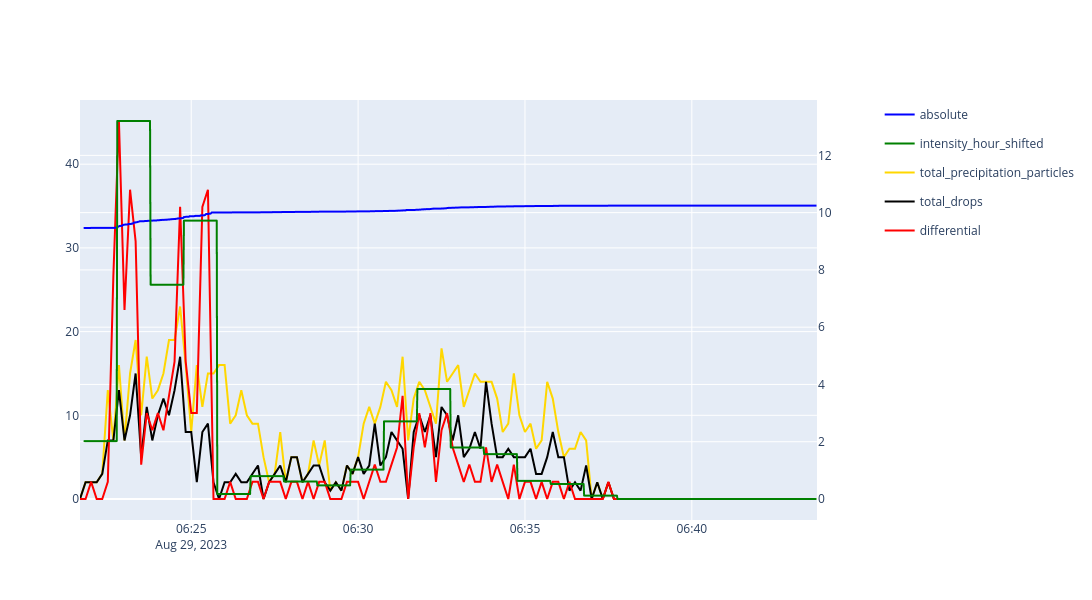

The cell this chart's notebook holds for it:
### Code cell
fig1 = px.line(df.precipitation.absolute)
fig1.update_traces(line=dict(color="blue"), connectgaps=True)
fig2 = px.line(df.precipitation.differential.resample("10s").sum() * 60)
fig2.update_traces(line=dict(color="red"))
fig3 = px.line(df.precipitation.intensity_hour_shifted)
fig3.update_traces(line=dict(color="green"), connectgaps=True)
# fig6 = px.line(df.precipitation.intensity_hour)
# fig6.update_traces(line=dict(color="lightgreen"))
fig4 = px.line(df.precipitation.total_precipitation_particles.resample("10s").sum())
fig4.update_traces(line=dict(color="gold"))
fig5 = px.line(df.precipitation.total_drops.resample("10s").sum())
fig5.update_traces(line=dict(color="black"))
# fig6 = px.line(df.

# Create a subplot with secondary y-axis
fig = make_subplots(specs=[[{"secondary_y": True}]])

# Add the traces from fig1, fig3, fig4, and fig5 to the primary y-axis
for trace in fig1.data + fig3.data + fig4.data + fig5.data:
    fig.add_trace(trace, secondary_y=False)

# Add the traces from fig2 to the secondary y-axis
for trace in fig2.data:
    fig.add_trace(trace, secondary_y=True)

# Update the layout
fig.update_layout(width=1400, height=600)

fig.show()

### Figure 1 — Plotly figure (JSON) as saved in the notebook; plotly's stock layout.template omitted (floating-point values rounded to 4 significant figures; data arrays with more than 128 entries replaced by an {"elided": "..."} marker saying what was removed)
{"data": [{"connectgaps": true, "hovertemplate": "variable=absolute<br>Timestamp=%{x}<br>value=%{y}<extra></extra>", "legendgroup": "absolute", "line": {"color": "blue", "dash": "solid"}, "marker": {"symbol": "circle"}, "mode": "lines", "name": "absolute", "showlegend": true, "type": "scattergl", "x": {"elided": "1318 str values"}, "xaxis": "x", "y": {"elided": "1318 float values"}, "yaxis": "y"}, {"connectgaps": true, "hovertemplate": "variable=intensity_hour_shifted<br>Timestamp=%{x}<br>value=%{y}<extra></extra>", "legendgroup": "intensity_hour_shifted", "line": {"color": "green", "dash": "solid"}, "marker": {"symbol": "circle"}, "mode": "lines", "name": "intensity_hour_shifted", "showlegend": true, "type": "scattergl", "x": {"elided": "1318 str values"}, "xaxis": "x", "y": {"elided": "1318 float values"}, "yaxis": "y"}, {"hovertemplate": "variable=total_precipitation_particles<br>Timestamp=%{x}<br>value=%{y}<extra></extra>", "legendgroup": "total_precipitation_particles", "line": {"color": "gold", "dash": "solid"}, "marker": {"symbol": "circle"}, "mode": "lines", "name": "total_precipitation_particles", "orientation": "v", "showlegend": true, "type": "scatter", "x": {"elided": "133 str values"}, "xaxis": "x", "y": {"elided": "133 float values"}, "yaxis": "y"}, {"hovertemplate": "variable=total_drops<br>Timestamp=%{x}<br>value=%{y}<extra></extra>", "legendgroup": "total_drops", "line": {"color": "black", "dash": "solid"}, "marker": {"symbol": "circle"}, "mode": "lines", "name": "total_drops", "orientation": "v", "showlegend": true, "type": "scatter", "x": {"elided": "133 str values"}, "xaxis": "x", "y": {"elided": "133 float values"}, "yaxis": "y"}, {"hovertemplate": "variable=differential<br>Timestamp=%{x}<br>value=%{y}<extra></extra>", "legendgroup": "differential", "line": {"color": "red", "dash": "solid"}, "marker": {"symbol": "circle"}, "mode": "lines", "name": "differential", "orientation": "v", "showlegend": true, "type": "scatter", "x": {"elided": "133 str values"}, "xaxis": "x", "y": {"elided": "133 float values"}, "yaxis": "y2"}], "layout": {"height": 600, "width": 1400, "xaxis": {"anchor": "y", "domain": [0.0, 0.94]}, "yaxis": {"anchor": "x", "domain": [0.0, 1.0]}, "yaxis2": {"anchor": "x", "overlaying": "y", "side": "right"}}}
